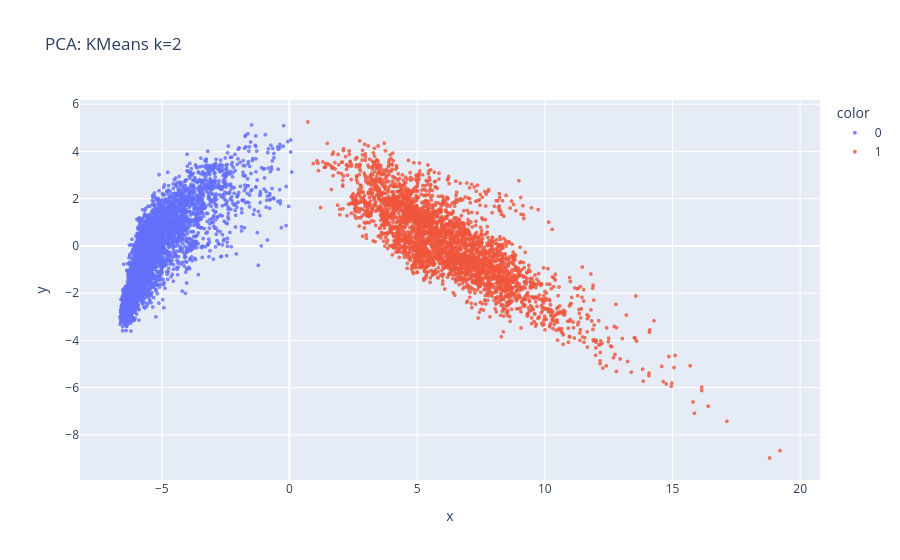

Here is the notebook cell this chart was saved with:
### Markdown cell above
7. Визуализируй наиболее успешный результат, цветос выдели кластеры

### Code cell
import numpy as np
import matplotlib.pyplot as plt
from sklearn.cluster import KMeans
from sklearn.metrics import silhouette_score

# ---- 1) посчитаем silhouette для каждой проекции (берём 2D: первые 2 столбца) ----
candidates = {}

# PCA
Xp = X_pca[:, :2] if X_pca.shape[1] > 2 else X_pca
best_k_p = None
best_s_p = -1
for k in range(2, 11):
    km = KMeans(n_clusters=k, random_state=42).fit(Xp)
    s  = silhouette_score(Xp, km.labels_)
    if s > best_s_p: best_s_p, best_k_p, best_km_p = s, k, km
candidates["PCA"] = {"X": Xp, "score": best_s_p, "k": best_k_p, "labels": best_km_p.labels_}

# UMAP
Xu = X_umap[:, :2] if X_umap.shape[1] > 2 else X_umap
best_k_u = None
best_s_u = -1
for k in range(2, 11):
    km = KMeans(n_clusters=k, random_state=42).fit(Xu)
    s  = silhouette_score(Xu, km.labels_)
    if s > best_s_u: best_s_u, best_k_u, best_km_u = s, k, km
candidates["UMAP"] = {"X": Xu, "score": best_s_u, "k": best_k_u, "labels": best_km_u.labels_}

# t-SNE
Xt = X_tsne[:, :2] if X_tsne.shape[1] > 2 else X_tsne
best_k_t = None
best_s_t = -1
for k in range(2, 11):
    km = KMeans(n_clusters=k, random_state=42).fit(Xt)
    s  = silhouette_score(Xt, km.labels_)
    if s > best_s_t: best_s_t, best_k_t, best_km_t = s, k, km
candidates["t-SNE"] = {"X": Xt, "score": best_s_t, "k": best_k_t, "labels": best_km_t.labels_}

# ---- 2) выбираем самый успешный результат ----
best_name = max(candidates, key=lambda k: candidates[k]["score"])
best = candidates[best_name]
print(f"Лучший: {best_name}, k={best['k']}, silhouette={best['score']:.3f}")

# ---- 3) визуализация (2D scatter, цветами выделяем кластеры) ----
fig = px.scatter(x=Xp[:,0], y=Xp[:,1],
                 color=labels.astype(str),  # строки → аккуратная легенда
                 title="PCA: KMeans k=2")
fig.update_traces(marker=dict(size=4, opacity=0.8))
fig.show()

### Figure 1 — Plotly figure (JSON) as saved in the notebook; plotly's stock layout.template omitted (floating-point values rounded to 4 significant figures; data arrays with more than 128 entries replaced by an {"elided": "..."} marker saying what was removed)
{"data": [{"hovertemplate": "color=0<br>x=%{x}<br>y=%{y}<extra></extra>", "legendgroup": "0", "marker": {"color": "#636efa", "opacity": 0.8, "size": 4, "symbol": "circle"}, "mode": "markers", "name": "0", "showlegend": true, "type": "scattergl", "x": {"elided": "4055 float values"}, "xaxis": "x", "y": {"elided": "4055 float values"}, "yaxis": "y"}, {"hovertemplate": "color=1<br>x=%{x}<br>y=%{y}<extra></extra>", "legendgroup": "1", "marker": {"color": "#EF553B", "opacity": 0.8, "size": 4, "symbol": "circle"}, "mode": "markers", "name": "1", "showlegend": true, "type": "scattergl", "x": {"elided": "3297 float values"}, "xaxis": "x", "y": {"elided": "3297 float values"}, "yaxis": "y"}], "layout": {"legend": {"title": {"text": "color"}, "tracegroupgap": 0}, "title": {"text": "PCA: KMeans k=2"}, "xaxis": {"anchor": "y", "domain": [0, 1], "title": {"text": "x"}}, "yaxis": {"anchor": "x", "domain": [0, 1], "title": {"text": "y"}}}}
